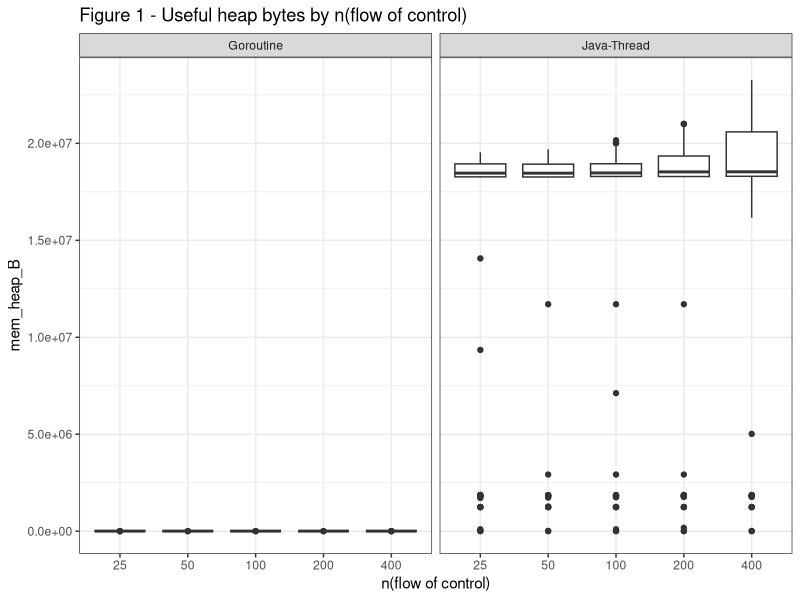
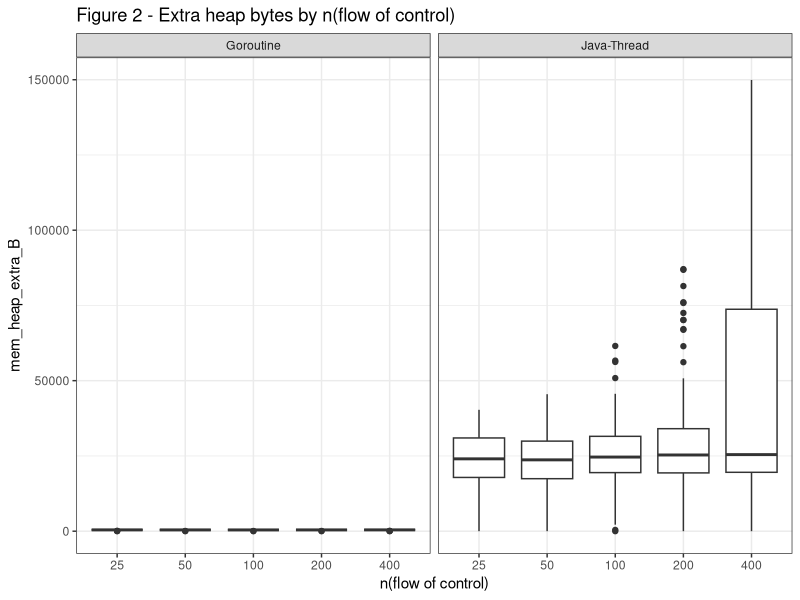
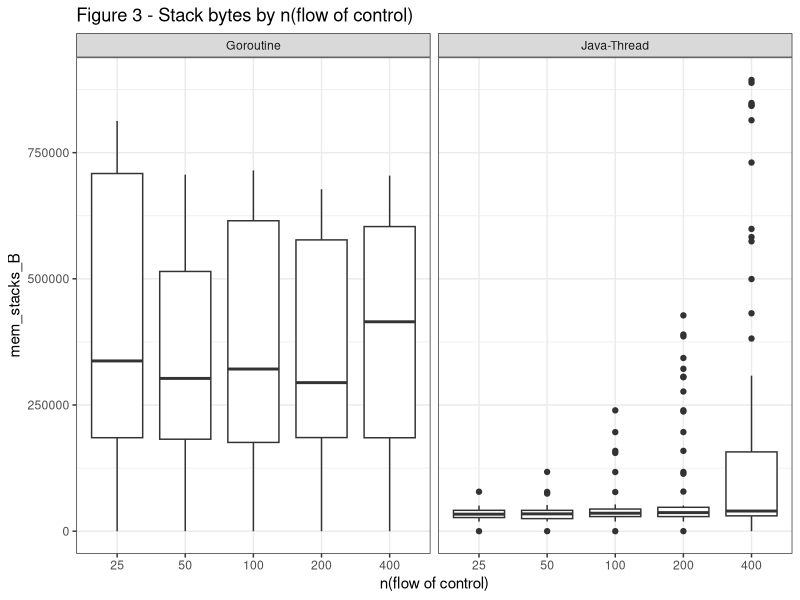
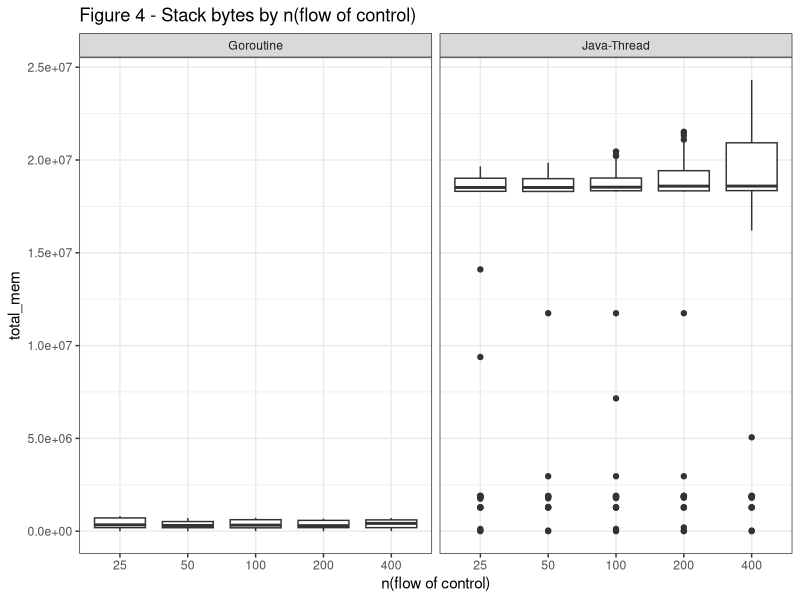
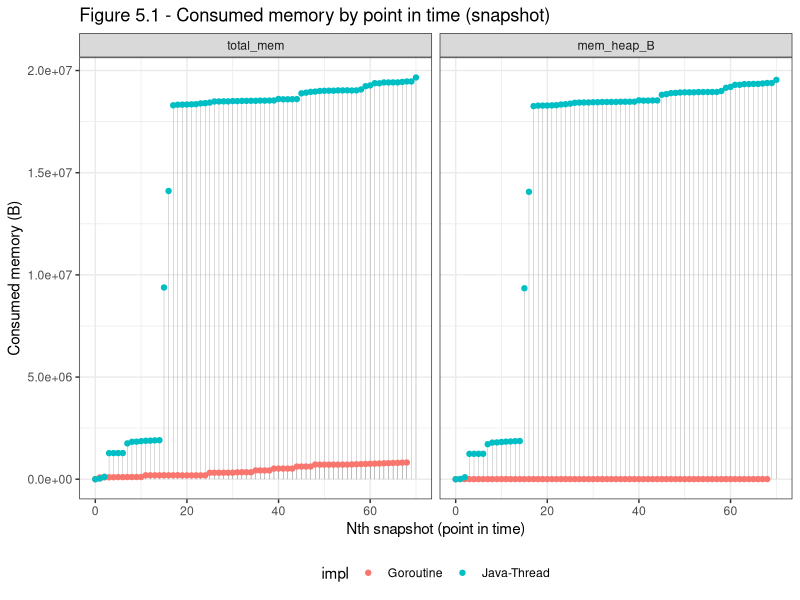
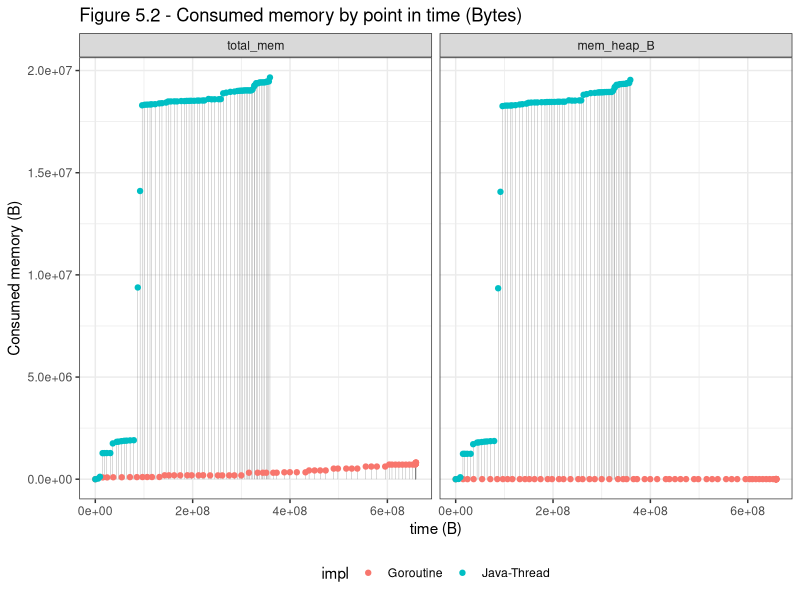
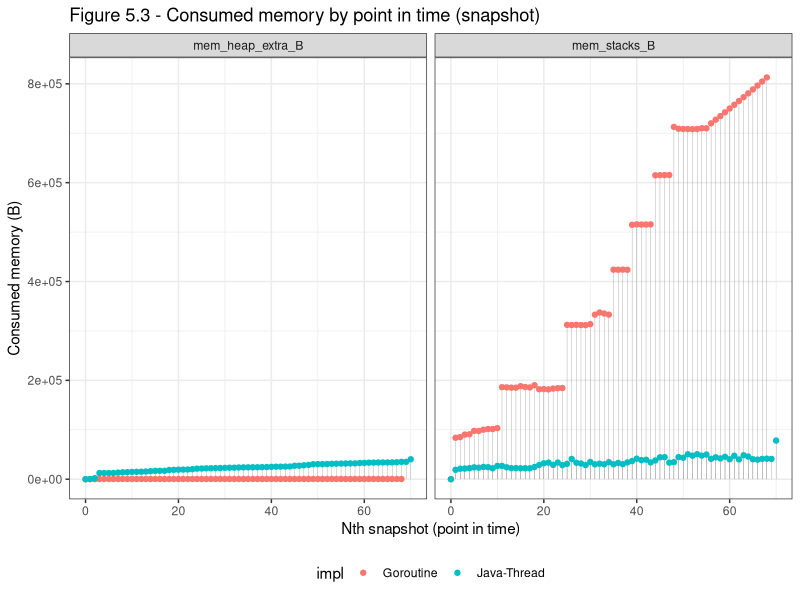
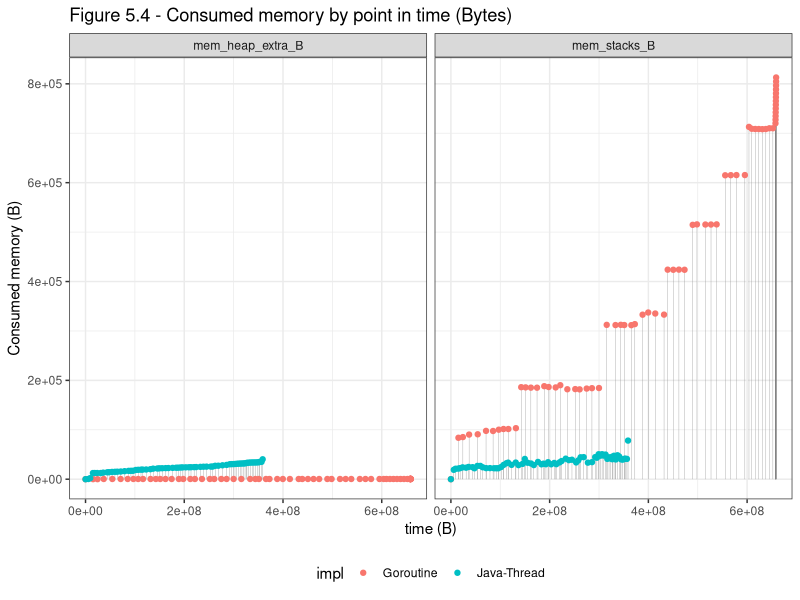

Here is the R script that generated these plots, in order:
## ---- chunk 1
library(here)
library(boot)
library(readr)
library(dplyr)
library(ggplot2)
library(reshape2)
library(lubridate)

theme_set(theme_bw())
## ---- chunk 2
read_csv(here::here("output/q3-l2-results.csv"),
         col_types = cols(
           impl = col_character(),
           nflows = col_integer(),
           snapshot = col_integer(),
           time = col_integer(),
           mem_heap_B = col_integer(),
           mem_heap_extra_B = col_integer(),
           mem_stacks_B = col_integer())) %>%
  mutate(impl = as.factor(impl),
         nflows = as.factor(nflows)) %>%
  mutate(impl = recode(impl, golang="Goroutine",
                       java="Java-Thread")) -> data

data %>%
  glimpse()
## ---- chunk 3
data %>%
  ggplot(aes(nflows,mem_heap_B)) +
  geom_boxplot() +
  facet_wrap(~ impl) +
  labs(x="n(flow of control)",
       title="Figure 1 - Useful heap bytes by n(flow of control)")
## ---- chunk 4
data %>%
  ggplot(aes(nflows,mem_heap_extra_B)) +
  geom_boxplot() +
  facet_wrap(~ impl) +
  labs(x="n(flow of control)",
       title="Figure 2 - Extra heap bytes by n(flow of control)")
## ---- chunk 5
data %>%
  ggplot(aes(nflows,mem_stacks_B)) +
  geom_boxplot() +
  facet_wrap(~ impl) +
  labs(x="n(flow of control)",
       title="Figure 3 - Stack bytes by n(flow of control)")
## ---- chunk 6
data %>%
  ggplot(aes(nflows,total_mem)) +
  geom_boxplot() +
  facet_wrap(~ impl) +
  labs(x="n(flow of control)",
       title="Figure 4 - Stack bytes by n(flow of control)")
## ---- chunk 7
data %>%
  as_data_frame() %>%
  melt(id.vars=c("impl","snapshot","nflows","time"),
       measure.vars=c("total_mem","mem_heap_B",
                      "mem_heap_extra_B","mem_stacks_B")) -> melt_data

melt_data %>% 
  sample_n(10)
## ---- chunk 8
melt_data %>%
  filter(nflows == 25) %>%
  filter(variable %in% c("total_mem","mem_heap_B")) %>%
  ggplot(aes(snapshot,value, color=impl)) +
  geom_segment(aes(x = snapshot, y = 0,
                     xend = snapshot, yend = value),
                 color = "grey50", size=0.1) +
  geom_point() +
  facet_wrap(~ variable) +
  theme(legend.position = "bottom") +
  labs(y="Consumed memory (B)",
       x="Nth snapshot (point in time)",
       title="Figure 5.1 - Consumed memory by point in time (snapshot)")
## ---- chunk 9
melt_data %>%
  filter(nflows == 25) %>%
  filter(variable %in% c("total_mem","mem_heap_B")) %>%
  ggplot(aes(time,value, color=impl)) +
  geom_segment(aes(x = time, y = 0,
                     xend = time, yend = value),
                 color = "grey50", size=0.1) +
  geom_point() +
  facet_wrap(~ variable) +
  theme(legend.position = "bottom") +
  labs(y="Consumed memory (B)",
       x="time (B)",
       title="Figure 5.2 - Consumed memory by point in time (Bytes)")
## ---- chunk 10
melt_data %>%
  filter(nflows == 25) %>%
  filter(variable %in% c("mem_heap_extra_B","mem_stacks_B")) %>%
  ggplot(aes(snapshot,value, color=impl)) +
  geom_segment(aes(x = snapshot, y = 0,
                     xend = snapshot, yend = value),
                 color = "grey50", size=0.1) +
  geom_point() +
  facet_wrap(~ variable) +
  theme(legend.position = "bottom") +
  labs(y="Consumed memory (B)",
       x="Nth snapshot (point in time)",
       title="Figure 5.3 - Consumed memory by point in time (snapshot)")
## ---- chunk 11
melt_data %>%
  filter(nflows == 25) %>%
  filter(variable %in% c("mem_heap_extra_B","mem_stacks_B")) %>%
  ggplot(aes(time,value, color=impl)) +
  geom_segment(aes(x = time, y = 0,
                     xend = time, yend = value),
                 color = "grey50", size=0.1) +
  geom_point() +
  facet_wrap(~ variable) +
  theme(legend.position = "bottom") +
  labs(y="Consumed memory (B)",
       x="time (B)",
       title="Figure 5.4 - Consumed memory by point in time (Bytes)")
## ---- chunk 12
melt_data %>%
  filter(nflows == 50) %>%
  filter(variable %in% c("total_mem","mem_heap_B")) %>%
  ggplot(aes(snapshot,value, color=impl)) +
  geom_segment(aes(x = snapshot, y = 0,
                     xend = snapshot, yend = value),
                 color = "grey50", size=0.1) +
  geom_point() +
  facet_wrap(~ variable) +
  theme(legend.position = "bottom") +
  labs(y="Consumed memory (B)",
       x="Nth snapshot (point in time)",
       title="Figure 6.1 - Consumed memory by point in time (snapshot)")
## ---- chunk 13
melt_data %>%
  filter(nflows == 50) %>%
  filter(variable %in% c("total_mem","mem_heap_B")) %>%
  ggplot(aes(time,value, color=impl)) +
  geom_segment(aes(x = time, y = 0,
                     xend = time, yend = value),
                 color = "grey50", size=0.1) +
  geom_point() +
  facet_wrap(~ variable) +
  theme(legend.position = "bottom") +
  labs(y="Consumed memory (B)",
       x="time (B)",
       title="Figure 6.2 - Consumed memory by point in time (Bytes)")
## ---- chunk 14
melt_data %>%
  filter(nflows == 50) %>%
  filter(variable %in% c("mem_heap_extra_B","mem_stacks_B")) %>%
  ggplot(aes(snapshot,value, color=impl)) +
  geom_segment(aes(x = snapshot, y = 0,
                     xend = snapshot, yend = value),
                 color = "grey50", size=0.1) +
  geom_point() +
  facet_wrap(~ variable) +
  theme(legend.position = "bottom") +
  labs(y="Consumed memory (B)",
       x="Nth snapshot (point in time)",
       title="Figure 6.3 - Consumed memory by point in time (snapshot)")
## ---- chunk 15
melt_data %>%
  filter(nflows == 50) %>%
  filter(variable %in% c("mem_heap_extra_B","mem_stacks_B")) %>%
  ggplot(aes(time,value, color=impl)) +
  geom_segment(aes(x = time, y = 0,
                     xend = time, yend = value),
                 color = "grey50", size=0.1) +
  geom_point() +
  facet_wrap(~ variable) +
  theme(legend.position = "bottom") +
  labs(y="Consumed memory (B)",
       x="time (B)",
       title="Figure 6.4 - Consumed memory by point in time (Bytes)")
## ---- chunk 16
melt_data %>%
  filter(nflows == 100) %>%
  filter(variable %in% c("total_mem","mem_heap_B")) %>%
  ggplot(aes(snapshot,value, color=impl)) +
  geom_segment(aes(x = snapshot, y = 0,
                     xend = snapshot, yend = value),
                 color = "grey50", size=0.1) +
  geom_point() +
  facet_wrap(~ variable) +
  theme(legend.position = "bottom") +
  labs(y="Consumed memory (B)",
       x="Nth snapshot (point in time)",
       title="Figure 7.1 - Consumed memory by point in time (snapshot)")
## ---- chunk 17
melt_data %>%
  filter(nflows == 100) %>%
  filter(variable %in% c("total_mem","mem_heap_B")) %>%
  ggplot(aes(time,value, color=impl)) +
  geom_segment(aes(x = time, y = 0,
                     xend = time, yend = value),
                 color = "grey50", size=0.1) +
  geom_point() +
  facet_wrap(~ variable) +
  theme(legend.position = "bottom") +
  labs(y="Consumed memory (B)",
       x="time (B)",
       title="Figure 7.2 - Consumed memory by point in time (Bytes)")
## ---- chunk 18
melt_data %>%
  filter(nflows == 100) %>%
  filter(variable %in% c("mem_heap_extra_B","mem_stacks_B")) %>%
  ggplot(aes(snapshot,value, color=impl)) +
  geom_segment(aes(x = snapshot, y = 0,
                     xend = snapshot, yend = value),
                 color = "grey50", size=0.1) +
  geom_point() +
  facet_wrap(~ variable) +
  theme(legend.position = "bottom") +
  labs(y="Consumed memory (B)",
       x="Nth snapshot (point in time)",
       title="Figure 7.3 - Consumed memory by point in time (snapshot)")
## ---- chunk 19
melt_data %>%
  filter(nflows == 100) %>%
  filter(variable %in% c("mem_heap_extra_B","mem_stacks_B")) %>%
  ggplot(aes(time,value, color=impl)) +
  geom_segment(aes(x = time, y = 0,
                     xend = time, yend = value),
                 color = "grey50", size=0.1) +
  geom_point() +
  facet_wrap(~ variable) +
  theme(legend.position = "bottom") +
  labs(y="Consumed memory (B)",
       x="time (B)",
       title="Figure 7.4 - Consumed memory by point in time (Bytes)")
## ---- chunk 20
melt_data %>%
  filter(nflows == 200) %>%
  filter(variable %in% c("total_mem","mem_heap_B")) %>%
  ggplot(aes(snapshot,value, color=impl)) +
  geom_segment(aes(x = snapshot, y = 0,
                     xend = snapshot, yend = value),
                 color = "grey50", size=0.1) +
  geom_point() +
  facet_wrap(~ variable) +
  theme(legend.position = "bottom") +
  labs(y="Consumed memory (B)",
       x="Nth snapshot (point in time)",
       title="Figure 8.1 - Consumed memory by point in time (snapshot)")
## ---- chunk 21
melt_data %>%
  filter(nflows == 200) %>%
  filter(variable %in% c("total_mem","mem_heap_B")) %>%
  ggplot(aes(time,value, color=impl)) +
  geom_segment(aes(x = time, y = 0,
                     xend = time, yend = value),
                 color = "grey50", size=0.1) +
  geom_point() +
  facet_wrap(~ variable) +
  theme(legend.position = "bottom") +
  labs(y="Consumed memory (B)",
       x="time (B)",
       title="Figure 8.2 - Consumed memory by point in time (Bytes)")
## ---- chunk 22
melt_data %>%
  filter(nflows == 200) %>%
  filter(variable %in% c("mem_heap_extra_B","mem_stacks_B")) %>%
  ggplot(aes(snapshot,value, color=impl)) +
  geom_segment(aes(x = snapshot, y = 0,
                     xend = snapshot, yend = value),
                 color = "grey50", size=0.1) +
  geom_point() +
  facet_wrap(~ variable) +
  theme(legend.position = "bottom") +
  labs(y="Consumed memory (B)",
       x="Nth snapshot (point in time)",
       title="Figure 8.3 - Consumed memory by point in time (snapshot)")
## ---- chunk 23
melt_data %>%
  filter(nflows == 200) %>%
  filter(variable %in% c("mem_heap_extra_B","mem_stacks_B")) %>%
  ggplot(aes(time,value, color=impl)) +
  geom_segment(aes(x = time, y = 0,
                     xend = time, yend = value),
                 color = "grey50", size=0.1) +
  geom_point() +
  facet_wrap(~ variable) +
  theme(legend.position = "bottom") +
  labs(y="Consumed memory (B)",
       x="time (B)",
       title="Figure 8.4 - Consumed memory by point in time (Bytes)")
## ---- chunk 24
melt_data %>%
  filter(nflows == 400) %>%
  filter(variable %in% c("total_mem","mem_heap_B")) %>%
  ggplot(aes(snapshot,value, color=impl)) +
  geom_segment(aes(x = snapshot, y = 0,
                     xend = snapshot, yend = value),
                 color = "grey50", size=0.1) +
  geom_point() +
  facet_wrap(~ variable) +
  theme(legend.position = "bottom") +
  labs(y="Consumed memory (B)",
       x="Nth snapshot (point in time)",
       title="Figure 9.1 - Consumed memory by point in time (snapshot)")
## ---- chunk 25
melt_data %>%
  filter(nflows == 400) %>%
  filter(variable %in% c("total_mem","mem_heap_B")) %>%
  ggplot(aes(time,value, color=impl)) +
  geom_segment(aes(x = time, y = 0,
                     xend = time, yend = value),
                 color = "grey50", size=0.1) +
  geom_point() +
  facet_wrap(~ variable) +
  theme(legend.position = "bottom") +
  labs(y="Consumed memory (B)",
       x="time (B)",
       title="Figure 9.2 - Consumed memory by point in time (Bytes)")
## ---- chunk 26
melt_data %>%
  filter(nflows == 400) %>%
  filter(variable %in% c("mem_heap_extra_B","mem_stacks_B")) %>%
  ggplot(aes(snapshot,value, color=impl)) +
  geom_segment(aes(x = snapshot, y = 0,
                     xend = snapshot, yend = value),
                 color = "grey50", size=0.1) +
  geom_point() +
  facet_wrap(~ variable) +
  theme(legend.position = "bottom") +
  labs(y="Consumed memory (B)",
       x="Nth snapshot (point in time)",
       title="Figure 9.3 - Consumed memory by point in time (snapshot)")
## ---- chunk 27
melt_data %>%
  filter(nflows == 400) %>%
  filter(variable %in% c("mem_heap_extra_B","mem_stacks_B")) %>%
  ggplot(aes(time,value, color=impl)) +
  geom_segment(aes(x = time, y = 0,
                     xend = time, yend = value),
                 color = "grey50", size=0.1) +
  geom_point() +
  facet_wrap(~ variable) +
  theme(legend.position = "bottom") +
  labs(y="Consumed memory (B)",
       x="time (B)",
       title="Figure 9.4 - Consumed memory by point in time (Bytes)")
